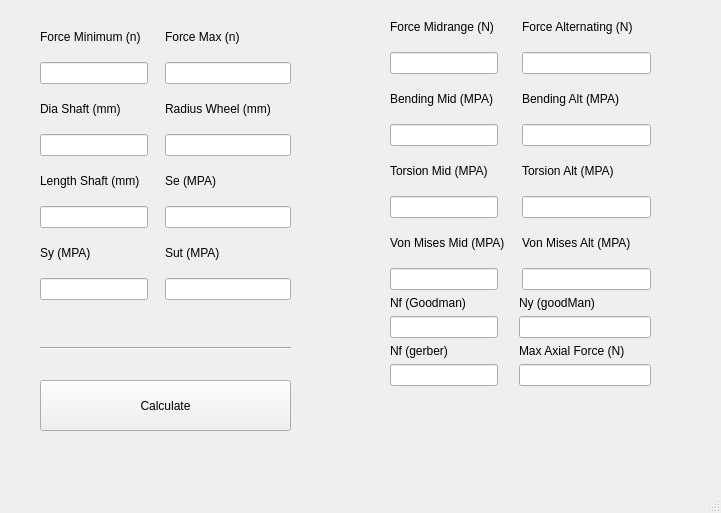
<?xml version="1.0" encoding="UTF-8"?>
<ui version="4.0">
 <class>MainWindow</class>
 <widget class="QMainWindow" name="MainWindow">
  <property name="geometry">
   <rect>
    <x>0</x>
    <y>0</y>
    <width>721</width>
    <height>513</height>
   </rect>
  </property>
  <property name="windowTitle">
   <string>MainWindow</string>
  </property>
  <widget class="QWidget" name="centralwidget">
   <widget class="QPushButton" name="Calculate">
    <property name="geometry">
     <rect>
      <x>40</x>
      <y>380</y>
      <width>251</width>
      <height>51</height>
     </rect>
    </property>
    <property name="text">
     <string>Calculate</string>
    </property>
   </widget>
   <widget class="Line" name="line">
    <property name="geometry">
     <rect>
      <x>40</x>
      <y>340</y>
      <width>251</width>
      <height>16</height>
     </rect>
    </property>
    <property name="orientation">
     <enum>Qt::Orientation::Horizontal</enum>
    </property>
   </widget>
   <widget class="QWidget" name="layoutWidget">
    <property name="geometry">
     <rect>
      <x>40</x>
      <y>30</y>
      <width>251</width>
      <height>296</height>
     </rect>
    </property>
    <layout class="QFormLayout" name="formLayout">
     <property name="horizontalSpacing">
      <number>17</number>
     </property>
     <property name="verticalSpacing">
      <number>18</number>
     </property>
     <item row="0" column="0">
      <widget class="QLabel" name="label">
       <property name="text">
        <string>Force Minimum (n)</string>
       </property>
      </widget>
     </item>
     <item row="0" column="1">
      <widget class="QLabel" name="label_2">
       <property name="text">
        <string>Force Max (n)</string>
       </property>
      </widget>
     </item>
     <item row="1" column="0">
      <widget class="QLineEdit" name="ForceMinInput"/>
     </item>
     <item row="2" column="0">
      <widget class="QLabel" name="label_3">
       <property name="text">
        <string>Dia Shaft (mm)</string>
       </property>
      </widget>
     </item>
     <item row="2" column="1">
      <widget class="QLabel" name="label_4">
       <property name="text">
        <string>Radius Wheel (mm)</string>
       </property>
      </widget>
     </item>
     <item row="3" column="0">
      <widget class="QLineEdit" name="DiaShaftInput"/>
     </item>
     <item row="3" column="1">
      <widget class="QLineEdit" name="RadiusWheelInput"/>
     </item>
     <item row="4" column="0">
      <widget class="QLabel" name="label_5">
       <property name="text">
        <string>Length Shaft (mm)</string>
       </property>
      </widget>
     </item>
     <item row="4" column="1">
      <widget class="QLabel" name="label_6">
       <property name="text">
        <string>Se (MPA)</string>
       </property>
      </widget>
     </item>
     <item row="5" column="0">
      <widget class="QLineEdit" name="LengthShaftInput"/>
     </item>
     <item row="5" column="1">
      <widget class="QLineEdit" name="SeInput"/>
     </item>
     <item row="6" column="0">
      <widget class="QLabel" name="label_7">
       <property name="text">
        <string>Sy (MPA)</string>
       </property>
      </widget>
     </item>
     <item row="6" column="1">
      <widget class="QLabel" name="label_8">
       <property name="text">
        <string>Sut (MPA)</string>
       </property>
      </widget>
     </item>
     <item row="7" column="0">
      <widget class="QLineEdit" name="SyInput"/>
     </item>
     <item row="7" column="1">
      <widget class="QLineEdit" name="SutInput"/>
     </item>
     <item row="1" column="1">
      <widget class="QLineEdit" name="ForceMaxInput"/>
     </item>
    </layout>
   </widget>
   <widget class="QWidget" name="layoutWidget">
    <property name="geometry">
     <rect>
      <x>390</x>
      <y>20</y>
      <width>261</width>
      <height>411</height>
     </rect>
    </property>
    <layout class="QFormLayout" name="formLayout_4">
     <property name="horizontalSpacing">
      <number>21</number>
     </property>
     <item row="0" column="0" colspan="2">
      <layout class="QFormLayout" name="formLayout_3">
       <property name="horizontalSpacing">
        <number>17</number>
       </property>
       <property name="verticalSpacing">
        <number>18</number>
       </property>
       <item row="0" column="0">
        <widget class="QLabel" name="label_17">
         <property name="text">
          <string>Force Midrange (N)</string>
         </property>
        </widget>
       </item>
       <item row="0" column="1">
        <widget class="QLabel" name="label_18">
         <property name="text">
          <string>Force Alternating (N)</string>
         </property>
        </widget>
       </item>
       <item row="1" column="0">
        <widget class="QLineEdit" name="ForceMidTxt">
         <property name="readOnly">
          <bool>true</bool>
         </property>
        </widget>
       </item>
       <item row="2" column="0">
        <widget class="QLabel" name="label_19">
         <property name="text">
          <string>Bending Mid (MPA)</string>
         </property>
        </widget>
       </item>
       <item row="2" column="1">
        <widget class="QLabel" name="label_20">
         <property name="text">
          <string>Bending Alt (MPA)</string>
         </property>
        </widget>
       </item>
       <item row="3" column="0">
        <widget class="QLineEdit" name="BendMidTxt">
         <property name="readOnly">
          <bool>true</bool>
         </property>
        </widget>
       </item>
       <item row="3" column="1">
        <widget class="QLineEdit" name="BendAltTxt">
         <property name="readOnly">
          <bool>true</bool>
         </property>
        </widget>
       </item>
       <item row="4" column="0">
        <widget class="QLabel" name="label_21">
         <property name="text">
          <string>Torsion Mid (MPA)</string>
         </property>
        </widget>
       </item>
       <item row="4" column="1">
        <widget class="QLabel" name="label_22">
         <property name="text">
          <string>Torsion Alt (MPA)</string>
         </property>
        </widget>
       </item>
       <item row="5" column="0">
        <widget class="QLineEdit" name="TorsionMidTxt">
         <property name="readOnly">
          <bool>true</bool>
         </property>
        </widget>
       </item>
       <item row="5" column="1">
        <widget class="QLineEdit" name="TorsionAltTxt">
         <property name="readOnly">
          <bool>true</bool>
         </property>
        </widget>
       </item>
       <item row="6" column="0">
        <widget class="QLabel" name="label_23">
         <property name="text">
          <string>Von Mises Mid (MPA)</string>
         </property>
        </widget>
       </item>
       <item row="6" column="1">
        <widget class="QLabel" name="label_24">
         <property name="text">
          <string>Von Mises Alt (MPA)</string>
         </property>
        </widget>
       </item>
       <item row="7" column="0">
        <widget class="QLineEdit" name="VonMisesMidTxt">
         <property name="readOnly">
          <bool>true</bool>
         </property>
        </widget>
       </item>
       <item row="7" column="1">
        <widget class="QLineEdit" name="VonMisesAltTxt">
         <property name="readOnly">
          <bool>true</bool>
         </property>
        </widget>
       </item>
       <item row="1" column="1">
        <widget class="QLineEdit" name="ForceAltTxt">
         <property name="readOnly">
          <bool>true</bool>
         </property>
        </widget>
       </item>
      </layout>
     </item>
     <item row="1" column="0">
      <widget class="QLabel" name="label_25">
       <property name="text">
        <string>Nf (Goodman)</string>
       </property>
      </widget>
     </item>
     <item row="1" column="1">
      <widget class="QLabel" name="label_26">
       <property name="text">
        <string>Ny (goodMan)</string>
       </property>
      </widget>
     </item>
     <item row="2" column="0">
      <widget class="QLineEdit" name="NfGoodmanTxt">
       <property name="readOnly">
        <bool>true</bool>
       </property>
      </widget>
     </item>
     <item row="3" column="0">
      <widget class="QLabel" name="label_27">
       <property name="text">
        <string>Nf (gerber)</string>
       </property>
      </widget>
     </item>
     <item row="3" column="1">
      <widget class="QLabel" name="label_28">
       <property name="text">
        <string>Max Axial Force (N)</string>
       </property>
      </widget>
     </item>
     <item row="4" column="0">
      <widget class="QLineEdit" name="NfGerberTxt">
       <property name="readOnly">
        <bool>true</bool>
       </property>
      </widget>
     </item>
     <item row="4" column="1">
      <widget class="QLineEdit" name="MaxAxialLoadTxt">
       <property name="readOnly">
        <bool>true</bool>
       </property>
      </widget>
     </item>
     <item row="2" column="1">
      <widget class="QLineEdit" name="NyGoodmanTxt">
       <property name="readOnly">
        <bool>true</bool>
       </property>
      </widget>
     </item>
    </layout>
   </widget>
  </widget>
  <widget class="QStatusBar" name="statusbar"/>
 </widget>
 <resources/>
 <connections/>
</ui>
